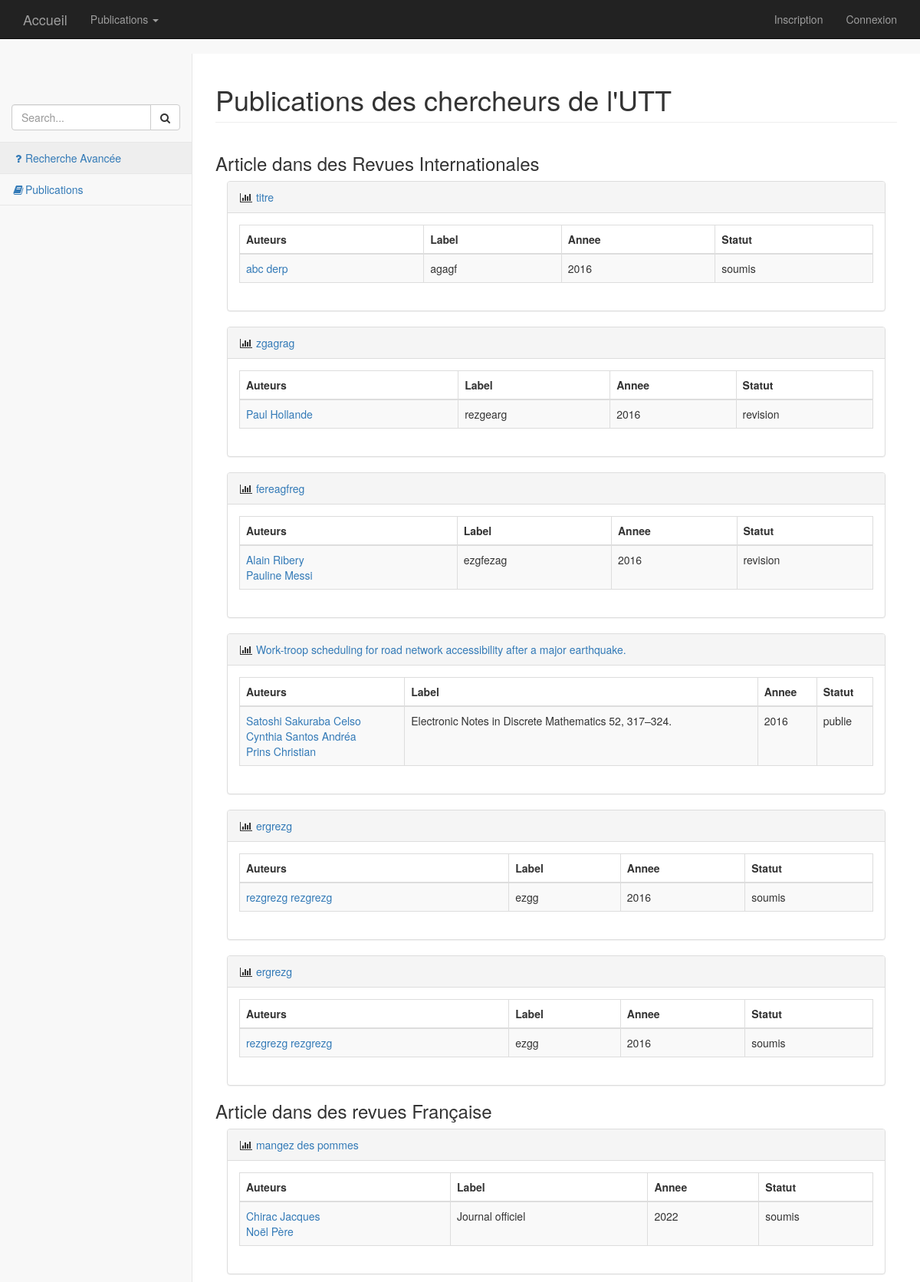
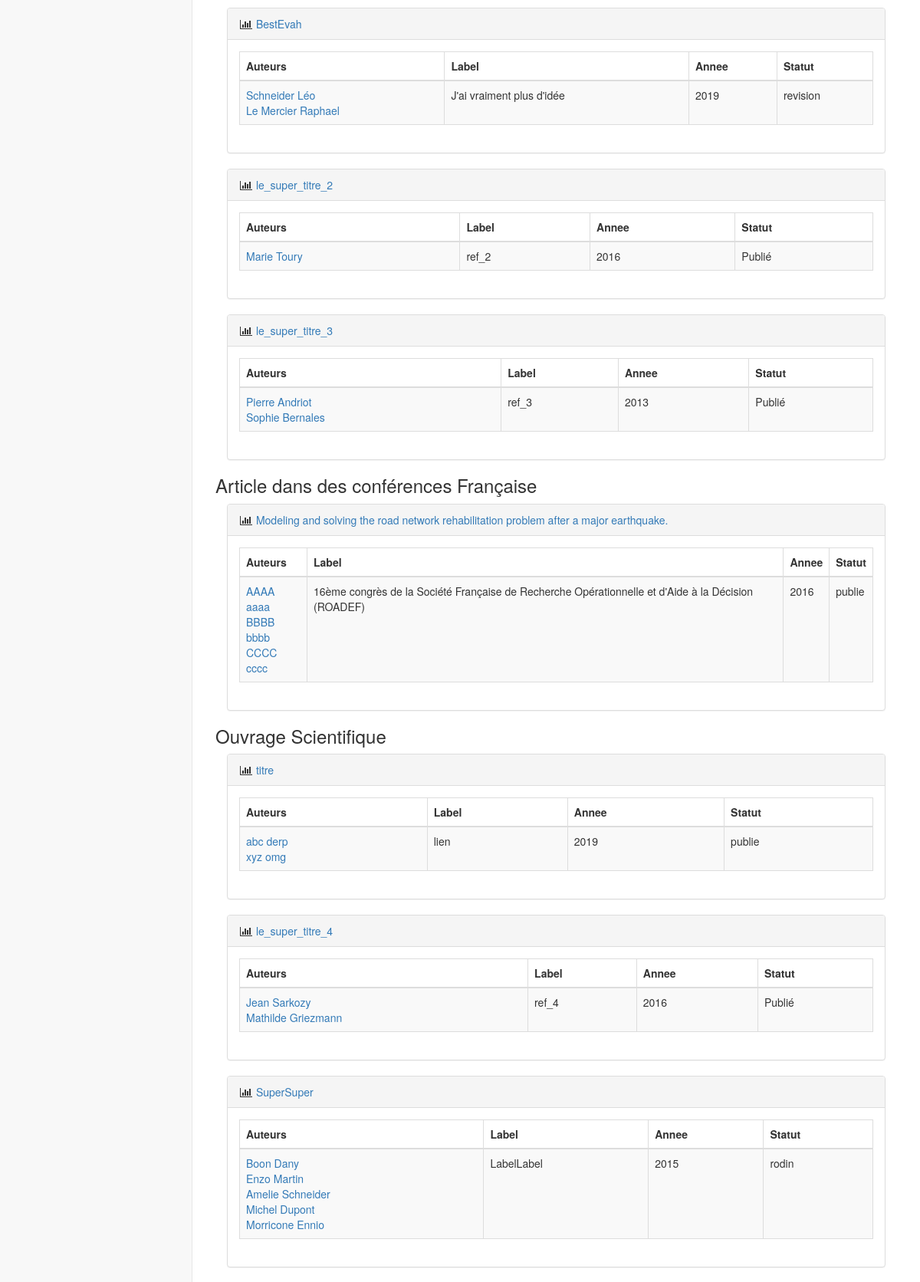
The page /index.php?controleur=publicationCategorie (upper part) on the database its author committed (2 pictures, top to bottom).
### tables this page shows
CREATE TABLE IF NOT EXISTS `Publication` (
  `id` int(11) NOT NULL AUTO_INCREMENT,
  `titre_article` varchar(500) NOT NULL,
  `reference_publication` varchar(500) NOT NULL,
  `annee` int(11) NOT NULL,
  `categorie` varchar(25) NOT NULL,
  `lieu` varchar(100) DEFAULT NULL,
  `statut` varchar(20) NOT NULL,
  `date_ajout` date NOT NULL,
  PRIMARY KEY (`id`)
);

CREATE TABLE IF NOT EXISTS `Auteur` (
  `id` int(11) NOT NULL AUTO_INCREMENT,
  `organisation` varchar(50) NOT NULL,
  `equipe` varchar(25) NOT NULL,
  `nom` varchar(25) NOT NULL,
  `prenom` varchar(25) NOT NULL,
  PRIMARY KEY (`id`)
);

### Controleur/ControleurPublicationCategorie.php (called while the page is built, shortened)
<?php
	require_once 'Classes/Publication.php';
	require_once 'Classes/Chercheur.php';
	class ControleurPublicationCategorie extends Controleur{
            private $chercheur;
            private $categories = array(
                'RI' => 'Article dans des Revues Internationales',
                'CI' => 'Article dans des Conférences Internationales',
                'RF' => 'Article dans des revues Française',
                'CF' => 'Article dans des conférences Française',
                'OS' => 'Ouvrage Scientifique',
                'TD' => 'Thèse de doctorat',
                'BV' => 'Brevet',
                'AP' => 'Autre Production');
            public function __construct(){
                $this->chercheur = new Chercheur(null, 'nom', 'prenom', 'UTT', 'equipe');
            }
            public function index(){
                try{
                    $titrePage = "Publications des chercheurs de l'UTT";
                    $publicationsCategories = array();
                    foreach($this->categories as $cle => $categorie){
                        $publicationsCategorie['titre'] = $categorie;
                        $publicationsCategorie['publications'] = $this->chercheur->getPublications(null, $cle, null);
                        $publicationsCategories[] = $publicationsCategorie;
                    }
                    $donneesSpecifiques = array('publicationsCategories' => $publicationsCategories, 'titrePage' => $titrePage);
                    $this->genererVue($donneesSpecifiques);
                }
                catch(Exception $e){
                    throw $e;
                }
            }
        }

### Core/Routeur.php (called while the page is built, shortened)
<?php
    class Routeur{
        public function routerRequete(){
            try{
                $requete = new Requete(array_merge($_GET, $_POST));
                $controleur = $this->creerControleur($requete);
                $action = $this->creerAction($requete);
                $controleur->executerAction($action);
            }
            catch(Exception $e){
                $this->gererErreur($e);
            }
        }
        private function creerControleur(Requete $requete){
            $controleur = "Accueil";
            if($requete->existeParametre('controleur')){
                $controleur = $requete->getParametre('controleur');
                $controleur = ucfirst($controleur);
            }
            $classeControleur = 'Controleur' . $controleur;
            $fichierControleur = 'Controleur/' . $classeControleur . '.php';
            if(file_exists($fichierControleur)){
                $controleur = new $classeControleur();
                $controleur->setRequete($requete);
                return $controleur;
            }
            else{
                throw new Exception("Fichier '$fichierControleur' introuvable");
            }
        }
        private function creerAction(Requete $requete){
            $action = "index";
            return $action;
        }
    }

### index.php (called while the page is built, shortened)
<?php
    require 'Core/Routeur.php';
    $routeur = new Routeur();
    $routeur->routerRequete();

### Classes/Chercheur.php (called while the page is built, shortened)
<?php
    require_once 'Core/Modele.php';
    require_once 'Publication.php';
    class Chercheur extends Modele{
	private $id;
        private $nom;
	private $prenom;
        public function __construct ($id,$nom,$prenom,$organisation,$equipe){
		$this->id = $id;
		$this->nom = $nom;
		$this->prenom= $prenom;
        }
        public function getId(){return ($this->id);}
	public function getNom(){return ($this->nom);}
	public function getPrenom(){return ($this->prenom);}
	public function getPublications($idChercheur = null, $categorie = null, $annee = null, $laboratoire = null){
            $requete = $this->creerRequetePublication($idChercheur, $categorie, $annee, $laboratoire);
            $requeteSQL= $requete[0];
            $parametreRequetePublication = $requete[1];
            $reponsePublications = $this->executerRequete($requeteSQL, $parametreRequetePublication);
            while($donneesPublication = $reponsePublications->fetch()){
                $reqAuteurs = 'SELECT Auteur.* FROM redige, Auteur WHERE Auteur.id = redige.Auteur_id AND redige.Publication_id = ? ORDER BY redige.place';
                $reponseAuteurs = $this->executerRequete($reqAuteurs, array($donneesPublication['id']));
                $idAuteurs = array();
                while($donneesAuteurs = $reponseAuteurs->fetch()){
                    $idAuteurs[] = new Chercheur($donneesAuteurs['id'], $donneesAuteurs['nom'], $donneesAuteurs['prenom'], $donneesAuteurs['organisation'], $donneesAuteurs['equipe']);
                }
                $publications[] = new Publication($donneesPublication['id'], $idAuteurs, $donneesPublication['titre_article'], $donneesPublication['reference_publication'], $donneesPublication['annee'], $donneesPublication['statut'], $donneesPublication['categorie']);
            }
            if (empty($publications)){
                return null;
            }
            else{
                return $publications;
            }
	}
        public function creerRequetePublication($idChercheur = null, $categorie = null, $annee = null, $laboratoire = null){
            $debutRequete = 'SELECT DISTINCT Publication.* ';
            $tablesRequete = 'FROM Publication';
            $conditionsRequete = ' WHERE ';
            $parametresRequete =array();
            if($categorie != null){
                $conditionsRequete .= 'Publication.categorie = ? AND ';
                $parametresRequete[] = $categorie;
            }
            $requeteSQL = $debutRequete . $tablesRequete . $conditionsRequete;
            $requeteSQL = substr($requeteSQL, 0, -4);
            $finRequete ='ORDER BY Publication.annee DESC';
            $requeteSQL .= $finRequete;
            $requete = array($requeteSQL, $parametresRequete);
            return $requete;
        }
    }

### Core/Configuration.php (called while the page is built)
<?php
    class Configuration{
        private static $parametres;
        public static function get($nom, $valeurDefaut = null){
            if(isset(self::getParametres()[$nom])){
                $valeur = self::getParametres()[$nom];
            }
            else{
                $valeur = $valeurDefaut;
            }
            return $valeur;
        }
        private static function getParametres(){
            if(self::$parametres == null){
                $cheminFichier = 'Config/prod.ini';
                if(!file_exists($cheminFichier)){
                    $cheminFichier = 'Config/dev.ini';
                }
                if(!file_exists($cheminFichier)){
                    throw new Exception('Aucun fichier de configuration trouvé');
                }
                else{
                    self::$parametres = parse_ini_file($cheminFichier);
                }
            }
            return self::$parametres;
        }
    }

### Core/Modele.php (called while the page is built)
<?php
    require_once 'Configuration.php';
    abstract class Modele{
        private static $bdd;
        protected function executerRequete($sql, $params = null){
            if($params == null){
                $resultat = self::getBdd()->query($sql);
            }
            else{
                $resultat = self::getBdd()->prepare($sql);
                $resultat->execute($params);
            }
            return $resultat;
        }
        private static function getBdd(){
            if(self::$bdd == null){
                $dsn = Configuration::get("dsn");
                $login = Configuration::get("login");
                $mdp = Configuration::get("mdp");
                self::$bdd = new PDO($dsn, $login, $mdp,
                            array(PDO::ATTR_ERRMODE => PDO::ERRMODE_EXCEPTION));
            }
            return self::$bdd;
        }
    }

### Classes/Publication.php (called while the page is built, shortened)
<?php
    require_once 'Core/Modele.php';
    class Publication extends Modele{
	private $id;
        private $auteurs = array();
        private $titre;
        private $ref;
        private $annee;
        private $statut;
        public function __construct($id, $auteurs, $titre, $ref, $annee, $statut, $type, $lieu =null) {
		$this->id = $id;
        	$this->auteurs = $auteurs;
		$this->titre = $titre;
		$this->ref = $ref;
		$this->annee = $annee;
		$this->statut = $statut;
        }
	public function getId(){return $this->id;}
        public function getAuteurs(){return $this->auteurs;}
        public function getTitre(){return $this->titre;}
        public function getRef(){return $this->ref;}
        public function getAnnee(){return $this->annee;}
        public function getStatut(){return $this->statut;}
    }

### Vue/PublicationCategorie/index.php (the view, shortened to what this page needs)
<?php
    $this->stylesCss = '
    <link href="bootstrap/bower_components/metisMenu/dist/metisMenu.min.css" rel="stylesheet">
    <link href="bootstrap/dist/css/timeline.css" rel="stylesheet">
    <link href="bootstrap/dist/css/sb-admin-2.css" rel="stylesheet">
    <link href="bootstrap/bower_components/morrisjs/morris.css" rel="stylesheet">
    <link href="styles/css/Moncss.css" rel="stylesheet" type="text/css">';
?>
 <nav>
      <div class="navbar-default sidebar" role="navigation">
        <div class="sidebar-nav navbar-collapse">
          <ul class="nav" id="side-menu">
            <li class="sidebar-search">
              <div class="input-group custom-search-form">
                <input type="text" class="form-control" placeholder="Search...">
                <span class="input-group-btn">
                  <button class="btn btn-default" type="button">
                    <i class="fa fa-search"></i>
                  </button>
                </span>
              </div>
            </li>
            <li><a data-toggle="modal" data-target="#myModal"><i class="fa fa-question fa-fw"></i>Recherche Avancée</a></li>
            <li><a href="index.php?controleur=publicationCategorie"><i class="fa fa-book fa-fw"></i>Publications</a></li>
          </ul>
        </div>
      </div>
    </nav>
    <div id="page-wrapper">
      <div class="row">
        <div class="col-lg-12">
           <h1 class="page-header"><?= $titrePage ?></h1>
        </div>
      </div>
      <div id="contenu">
      <?php foreach($publicationsCategories as $publicationCategorie): ?>
        <?php if(isset($publicationCategorie['publications'])): ?>
        <h3><?= $publicationCategorie['titre'] ?></h3>
          <?php foreach($publicationCategorie['publications'] as $publication) :?>
              <div class="col-lg-12">
                  <div class="panel panel-default">
                      <div class="panel-heading">
                          <i class="fa fa-bar-chart-o fa-fw"></i>
                      <a href= "index.php?controleur=publicationSpecifique&id=<?= $publication->getId()?>">
                                <?= $publication->getTitre() ?>
                            </a>
                  </div>
                  <div class="panel-body">
                      <div class="row">
                          <div class="col-lg-12">
                              <div class="table-responsive">
                                  <table class="table table-bordered table-hover table-striped">
                                      <thead>
                                          <tr>
                                              <th>Auteurs</th>
                                              <th>Label</th>
                                              <th>Annee</th>
                                              <th>Statut</th>
                                          </tr>
                                      </thead>
                                      <tbody>
                                          <tr>
                                              <td>
                                                  <?php foreach($publication->getAuteurs() as $auteur) :?>
                                                    <a href= "index.php?controleur=publication&action=publicationsChercheur&id=<?= $auteur->getId()?>">
                                                      <?php echo $auteur->getNom() . ' ' . $auteur->getPrenom() . ' </br>' ?>
                                                    </a>
                                                  <?php endforeach; ?>
                                              </td>
                                              <td><?php echo $publication->getRef();?></td>
                                              <td><?php echo $publication->getAnnee();?></td>
                                              <td><?php echo $publication->getStatut();?></td>
                                          </tr>
                                      </tbody>
                                  </table>
                              </div>
                          </div>
                          <div class="col-lg-12">
                          </div>
                      </div>
                  </div>
              </div>
          </div>
  <?php endforeach; ?>
<?php endif; ?>
<?php endforeach; ?>
      </div>
    </div>

### rows shown on the page
publication: titre_article "titre", reference_publication "agagf", annee "2016", statut "soumis"
auteur: nom "abc", prenom "derp"
publication: titre_article "zgagrag", reference_publication "rezgearg", annee "2016", statut "revision"
auteur: nom "Paul", prenom "Hollande"
publication: titre_article "fereagfreg", reference_publication "ezgfezag", annee "2016", statut "revision"
auteur: nom "Alain", prenom "Ribery"
auteur: nom "Pauline", prenom "Messi"
publication: titre_article "Work-troop scheduling for road network accessibility after a major earthquake.", reference_publication "Electronic Notes in Discrete Mathematics 52, 317–324.", annee "2016", statut "publie"
auteur: nom "Satoshi Sakuraba", prenom "Celso"
auteur: nom "Cynthia Santos", prenom "Andréa"
auteur: nom "Prins", prenom "Christian"
publication: titre_article "ergrezg", reference_publication "ezgg", annee "2016", statut "soumis"
auteur: nom "rezgrezg", prenom "rezgrezg"
publication: titre_article "ergrezg", reference_publication "ezgg", annee "2016", statut "soumis"
publication: titre_article "mangez des pommes", reference_publication "Journal officiel", annee "2022", statut "soumis"
auteur: nom "Chirac", prenom "Jacques"
auteur: nom "Noël", prenom "Père"
publication: titre_article "BestEvah", reference_publication "J'ai vraiment plus d'idée", annee "2019", statut "revision"
auteur: nom "Schneider", prenom "Léo"
auteur: nom "Le Mercier", prenom "Raphael"
publication: titre_article "le_super_titre_2", reference_publication "ref_2", annee "2016", statut "Publié"
auteur: nom "Marie", prenom "Toury"
publication: titre_article "le_super_titre_3", reference_publication "ref_3", annee "2013", statut "Publié"
auteur: nom "Pierre", prenom "Andriot"
auteur: nom "Sophie", prenom "Bernales"
publication: titre_article "Modeling and solving the road network rehabilitation problem after a major earthquake.", reference_publication "16ème congrès de la Société Française de Recherche Opérationnelle et d'Aide à la Décision (ROADEF)", annee "2016", statut "publie"
auteur: nom "AAAA", prenom "aaaa"
auteur: nom "BBBB", prenom "bbbb"
auteur: nom "CCCC", prenom "cccc"
publication: titre_article "titre", reference_publication "lien", annee "2019", statut "publie"
auteur: nom "xyz", prenom "omg"
publication: titre_article "le_super_titre_4", reference_publication "ref_4", annee "2016", statut "Publié"
auteur: nom "Jean", prenom "Sarkozy"
auteur: nom "Mathilde", prenom "Griezmann"
publication: titre_article "SuperSuper", reference_publication "LabelLabel", annee "2015", statut "rodin"
auteur: nom "Boon", prenom "Dany"
auteur: nom "Enzo", prenom "Martin"
auteur: nom "Amelie", prenom "Schneider"
auteur: nom "Michel", prenom "Dupont"
auteur: nom "Morricone", prenom "Ennio"

### other values the page prints
$titrePage "Publications des chercheurs de l'UTT"
$publicationCategorie['titre'] "Article dans des Revues Internationales"
$publicationCategorie['titre'] "Article dans des revues Française"
$publicationCategorie['titre'] "Article dans des conférences Française"
$publicationCategorie['titre'] "Ouvrage Scientifique"
